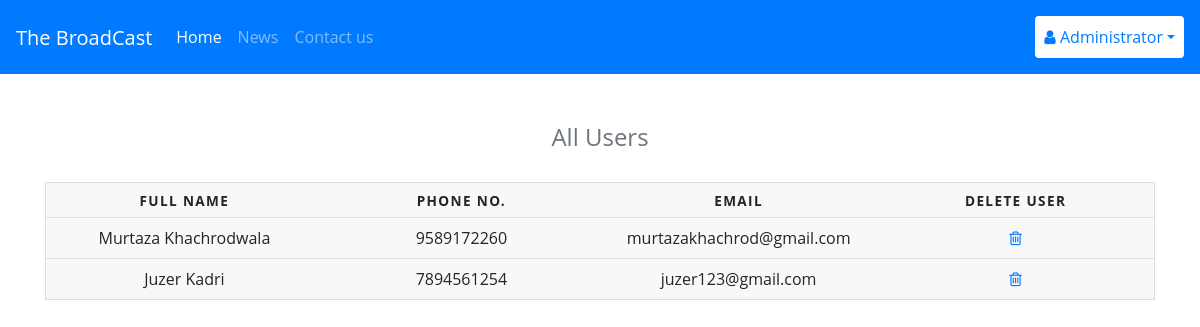
The app's page /viewUsers (signed in) with its own data.
### app.py (models this page shows, shortened)
class Users(db.Model):
    id = db.Column(db.Integer, primary_key=True)
    fullName = db.Column(db.String(30), unique=True, nullable=False)
    phone = db.Column(db.Integer, unique=True, default=0)
    email = db.Column(db.String(50), unique=True, nullable=False)
    password = db.Column(db.String(30), unique=True, nullable=False)
    admin = db.Column(db.Boolean, default=False)
    news = db.relationship('News', backref='author', lazy='dynamic')

### app.py (the view)
@app.route('/viewUsers')
def viewUsers():
    if 'loggedin' in session:
        userId = session['userId']
        user = Users.query.get_or_404(userId)
        all_users = Users.query.all()
        return render_template('viewUser.html', all_users = all_users, user=user)
    else:
        flash('Please Sign-in first!', category='warning')
        return redirect(url_for('signin'))

### templates/viewUser.html
{% extends "base.html" %}
{% block head %}
<link rel="stylesheet" href="{{ url_for('static', filename='css/floating-labels.css') }}">
<link rel="stylesheet" href="{{ url_for('static', filename='css/ResponsiveTable.css') }}">
{% endblock %}
{% block body %}
    <table class="mt-4">
        <caption style="caption-side: top; text-align: center;">All Users</caption>
        <thead>
            <tr>
                <th scope="col">Full Name</th>
                <th scope="col">Phone No.</th>
                <th scope="col">Email</th>
                <th scope="col">Delete User</th>
            </tr>
        </thead>
        <tbody>
            {% for user in all_users %}
                {% if user.fullName != 'Administrator' %}
                    <tr>
                        <td data-label="Full Name">{{ user.fullName }}</td>
                        <td data-label="Phone No.">{% if user.phone %}{{ user.phone }}{% else %}NA{% endif %}</td>
                        <td data-label="Email">{{ user.email }}</td>
                       <td data-label="Delete User">
                            <a href="/deleteProfile/{{ user.id }}">
                                <i class="fa fa-trash-o"></i>
                            </a>
                        </td>
                    </tr>
                {% endif %}
            {% endfor %}
        </tbody>
    </table>
{% endblock %}

### templates/base.html (shortened to what this page needs)
<!DOCTYPE html>
<html lang="en">
<head>
    <link rel="stylesheet" href="{{ url_for('static', filename='css/style.css') }}">
    <link rel="stylesheet" href="https://stackpath.bootstrapcdn.com/bootstrap/4.3.1/css/bootstrap.min.css"
>
    <link href="https://stackpath.bootstrapcdn.com/font-awesome/4.7.0/css/font-awesome.min.css" rel="stylesheet" type="text/css">
    {% block head %} {% endblock %}
</head>
<body>
    <nav class="navbar navbar-expand-md navbar-dark bg-primary">
        <a class="navbar-brand" href="/">The BroadCast</a>
        <div class="collapse navbar-collapse" id="myNavbar">
          <ul class="navbar-nav mr-auto">
            <li class="nav-item active">
              <a class="nav-link" href="/">Home <span class="sr-only">(current)</span></a>
            </li>
            <li class="nav-item">
              <a class="nav-link" href="/news">News</a>
            </li>
            <li class="nav-item">
              <a class="nav-link" href="{{ url_for('contact') }}">Contact us</a>
            </li>
          </ul>
          {% if not user %}
          <div class="my-2 md-my-0">
            <ul class="navbar-nav">
              <li class="nav-item user">
                <a class="nav-link btn text-primary" href="{{ url_for('signin') }}" style="background-color: white;">
                  <i class="fa fa-sign-in"></i>&nbsp;Guest</a>
              </li>
            </ul>
          </div>
          {% else %}
          <div class="my-2 md-my-0">
            <ul class="navbar-nav">
              <li class="nav-item dropdown">
                <a class="nav-link dropdown-toggle btn text-primary" href="#" id="dropdown" data-toggle="dropdown" style="background-color: white;" aria-haspopup="true" aria-expanded="false" style="color: white;">
                  <i class="fa fa-user"></i>&nbsp;{{ user.fullName }}</a>
              </li>
            </ul>
          </div>
          {% endif %}
        </div>
    </nav>
    <div class="container">
        {% block body %} {% endblock %}
    </div>
</body>
</html>

### static/css/ResponsiveTable.css (style rules this page uses)
body { font-family: "Open Sans", sans-serif; line-height: 1.25; }
table { border: 1px solid #ccc; border-collapse: collapse; margin: 0; padding: 0; width: 100%; table-layout: fixed; }
table caption { font-size: 1.5em; margin: .5em 0 .75em; }
table tr { background-color: #f8f8f8; border: 1px solid #ddd; padding: .35em; }
table th, table td { padding: .625em; text-align: center; }
table th { font-size: .85em; letter-spacing: .1em; text-transform: uppercase; }

### records on screen
Users: fullName "Administrator"
Users: fullName "Murtaza Khachrodwala", phone "9589172260", email "murtazakhachrod@gmail.com"
Users: fullName "Juzer Kadri", phone "7894561254", email "juzer123@gmail.com"
